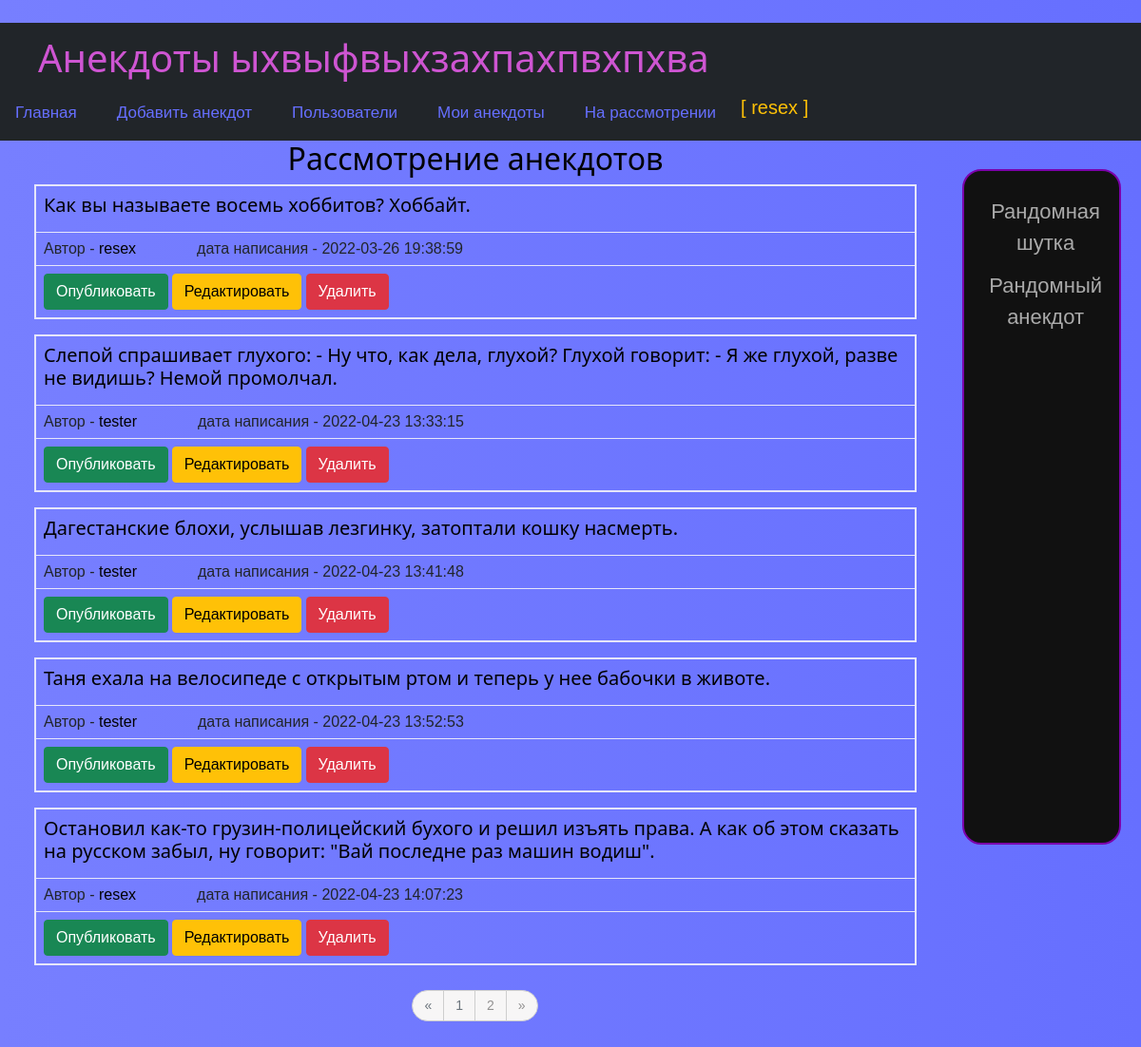
Screenshot of /moder_bid (signed in) with the database file from the repository.
### data/users.py (models this page shows, shortened)
class User(SqlAlchemyBase, UserMixin, SerializerMixin):
    __tablename__ = 'users'
    id = sqlalchemy.Column(sqlalchemy.Integer, primary_key=True, autoincrement=True)
    nickname = sqlalchemy.Column(sqlalchemy.String, nullable=True)
    email = sqlalchemy.Column(sqlalchemy.String, index=True, unique=True, nullable=True)
    hashed_password = sqlalchemy.Column(sqlalchemy.String, nullable=True)
    rating = sqlalchemy.Column(sqlalchemy.Integer, nullable=True)
    dislikes = sqlalchemy.Column(sqlalchemy.Integer, nullable=True)
    role = sqlalchemy.Column(sqlalchemy.String, nullable=True)
    banned = sqlalchemy.Column(sqlalchemy.Boolean, nullable=True, default=False)
    anecdots = orm.relation("Anecdote", back_populates='user')

### data/bid.py (models this page shows)
class Bid(SqlAlchemyBase, SerializerMixin):
    __tablename__ = 'bid'
    id = sqlalchemy.Column(sqlalchemy.Integer, primary_key=True, autoincrement=True)
    anecdote = sqlalchemy.Column(sqlalchemy.String, nullable=True)
    date = sqlalchemy.Column(sqlalchemy.String, nullable=True)
    author = sqlalchemy.Column(sqlalchemy.Integer, sqlalchemy.ForeignKey("users.id"))
    rating = sqlalchemy.Column(sqlalchemy.Integer, nullable=True)
    user = orm.relation('User')

### main.py (the view)
@app.route('/moder_bid', methods=['GET'])
@app.route('/moder_bid/<int:num>', methods=['GET'])
@login_required
def moder_bid(num=0):
    if not (current_user.role == 'moder' or current_user.role == 'admin'):
        return redirect('/index')
    moder_anecdots = g.db_sess.query(Bid)
    count = moder_anecdots.count()
    lenght = count // 5 + (1 if count % 5 else 0)
    if lenght <= 7:
        pages = range(1, lenght + 1)
    else:
        pages = [1]
        pages += [num - 2, num - 1, num, num + 1, num + 2]
        pages += [lenght]
    return render_template("moder_index.html", anecdots=moder_anecdots[num * 5:(num + 1) * 5], current=num, pages=pages,
                           count=lenght)

### data/db_session.py (called while the page is built)
def create_session() -> Session:
    global __factory
    return __factory()

### main.py (called while the page is built)
@app.before_request
def before_request():
    g.db_sess = db_session.create_session()

@app.teardown_request
def teardown_request(teardown):
    g.db_sess.close()

@login_manager.user_loader
def load_user(user_id):
    return g.db_sess.query(User).get(user_id)

### templates/moder_index.html (shortened to what this page needs)
{% extends "base.html" %}
{% block right %}
<div class="sidenav">
    <a href="/other_jokes">Рандомная шутка</a>
    <a href="/other_anecdotes">Рандомный анекдот</a>
</div>
{% endblock %}
{% block content %}
<h2 align="center" xmlns:border="http://www.w3.org/1999/xhtml">Рассмотрение анекдотов</h2>
<div class="container-fluid">
    {% for item in anecdots %}
    <table class="table table-bordered">
        <tr>
            <td><h5>{{item.anecdote}}</h5></td>
        </tr>
        <tr>
            <td><a>Автор - </a><a href="/user/{{ item.author }}">{{item.user.nickname}}</a><a>&emsp;&emsp;&emsp;&emsp;дата
                написания - {{item.date}}</a></td>
        </tr>
        {% if current_user.is_authenticated and (current_user.role == 'moder' or current_user.role == 'admin') %}
        <td>
            <a href="/post_bid/{{ item.id }}" class="btn btn-success">
                Опубликовать
            </a>
            <a href="/edit_bid/{{ item.id }}" class="btn btn-warning">
                Редактировать
            </a>
            <a href="/delete_bid/{{ item.id }}" class="btn btn-danger">
                Удалить
            </a>
        </td>
        {% endif %}
    </table>
    {% endfor %}
    <div align="center">
        <ul class="danuas voduv-peksaucub">
            {% if current > 0 %}
            <li><a class="nav-link active" href="/moder_bid/{{ current-1 }}">«</a></li>
            {% else %}
            <li><a class="nav-link disabled" href="/moder_bid/{{ current-1 }}">«</a></li>
            {% endif %}
            {% for i in pages %}
            {% if i == current + 1 %}
            <li><a class="nav-link disabled" href="/moder_bid/{{ i-1 }}">{{ i }}</a></li>
            {% else %}
            <li><a class="nav-link active" href="/moder_bid/{{ i-1 }}">{{ i }}</a></li>
            {% endif %}
            {%endfor %}
            {% if current < count - 1 %}
            <li><a class="nav-link active" href="/moder_bid/{{ current+1 }}">»</a></li>
            {% else %}
            <li><a class="nav-link disabled" href="/moder_bid/{{ current+1 }}">»</a></li>
            {% endif %}
        </ul>
        <br>
    </div>
</div>
{% endblock %}

### templates/base.html (shortened to what this page needs)
﻿<!DOCTYPE html>
<html lang="ru">
<head>
    <link href="https://cdn.jsdelivr.net/npm/bootstrap@5.1.3/dist/css/bootstrap.min.css" rel="stylesheet"
>
    <link rel="stylesheet" type="text/css" href="/static/css/style.css">
    <div class="navbar bg-dark">
        <div class="navbar-brand"><h1>Анекдоты ыхвыфвыхзахпахпвхпхва</h1></div>
        <ul class="nav">
            <il class="a_link1 nav-item "><a class="a_link1 nav-link active" href="/index/0">Главная</a></il>
            {% if current_user.is_authenticated %}
            {% if current_user.banned == False %}
            <il class="a_link1 nav-item"><a class="a_link1 nav-link active" href="/add_anecdote">Добавить анекдот</a>
            </il>
            {% endif %}
            <il class="a_link1 nav-item"><a class="a_link1 nav-link active" href="/users">Пользователи</a></il>
            <il class="a_link1 nav-item"><a class="a_link1 nav-link active" href="/user/{{ current_user.id }}">Мои
                анекдоты</a></il>
            {% if current_user.role == 'moder' or current_user.role == 'admin' %}
            <il class="a_link1 nav-item"><a class="a_link1 nav-link active" href="/moder_bid">На рассмотрении</a></il>
            {% endif %}
            {% endif %}
            {% if current_user.is_authenticated %}
            <a class="a_link1 nav-item text-warning" style="margin-right: 30px; font-size:20px" href="/logout">[ {{
                current_user.nickname }} ]</a>
            {% else %}
            <div>
                <a class="btn btn-primary " href="/register">Зарегистрироваться</a>
                <a class="btn btn-success" style="padding-right: 40px" href="/login">Войти</a>
            </div>
            {% endif %}
        </ul>
    </div>
</head>
<body>
<div class="container-fluid">
    <div class="row">
        <div class="col-md-10 main-block">{% block content %} {% endblock %}</div>
        <div class="col-md-2 left-block" style="margin-top: 10px;">{% block right %} {% endblock %}</div>
    </div>
</div>
</body>
</html>

### static/css/style.css (style rules this page uses)
h2 { color: #000000; text-align: center; }
h5 { color: #000000 }
.main-block { height: 100vh; }
body, html { width: 100vw; height: 150vh; background: linear-gradient(to right, #777fff, #666fff); }
a { color: black; font-family: helvetica; text-decoration: none; }
.a_link1 a { font-family: helvetica; color: #666fff; font-size: 17px; }
.nav-item { padding-left: 0px; padding-right: 10px; }
.table-bordered { border: 2px solid #E6E6FA; }
.danuas { list-style: none; display: inline-block; padding: 0; margin-top: 10px; }
.danuas li { display: inline; text-align: center; }
.danuas a { float: left; display: block; font-size: 14px; text-decoration: none; padding: 5px 12px; color: #fbf8f8; margin-left: -1px; border: 1px solid transparent; line-height: 1.5; }
.voduv-peksaucub li:first-child a { border-radius: 50px 0 0 50px; }
.voduv-peksaucub li:last-child a { border-radius: 0 50px 50px 0; }
.voduv-peksaucub a { border-color: #cecece; color: #929191; background: #f7f6f6; }
.sidenav { height: 90%; width: 95%; background-color: #111111; overflow-x: hidden; border: 2px solid #7B00AB; border-radius: 20px; outline: none; background: #111111; color: #000000; text-align: center; margin-top: 20px; padding-top: 20px; }
.sidenav a { padding: 6px 8px 6px 16px; text-decoration: none; font-size: 22px; color: #aaaaaa; display: block; }

### rows the page displays
User: nickname "resex"
Bid: anecdote "Как вы называете восемь хоббитов? Хоббайт.", user.nickname "resex", date "2022-03-26 19:38:59"
Bid: anecdote "Слепой спрашивает глухого: - Ну что, как дела, глухой? Глухой говорит: - Я же глухой, разве не видишь? Немой промолчал.", user.nickname "tester", date "2022-04-23 13:33:15"
Bid: anecdote "Дагестанские блохи, услышав лезгинку, затоптали кошку насмерть.", user.nickname "tester", date "2022-04-23 13:41:48"
Bid: anecdote "Таня ехала на велосипеде с открытым ртом и теперь у нее бабочки в животе.", user.nickname "tester", date "2022-04-23 13:52:53"
Bid: anecdote "Остановил как-то грузин-полицейский бухого и решил изъять права. А как об этом сказать на русском забыл, ну говорит: \"Вай последне раз машин водиш\".", user.nickname "resex", date "2022-04-23 14:07:23"

### other values shown
{{ i }} "1"
{{ i }} "2"
